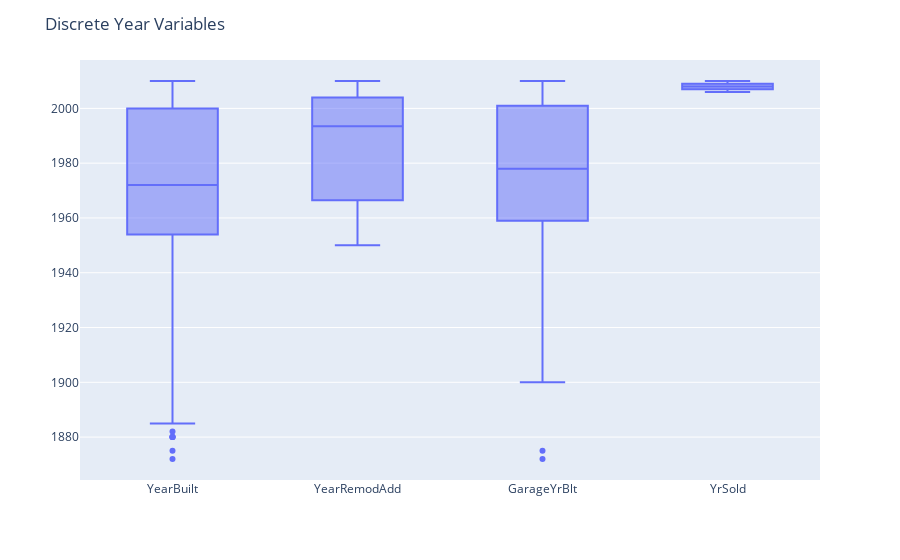

Source (notebook cell):
### Code cell
disc_yrs_plt = house[['YearBuilt', 'YearRemodAdd', 'GarageYrBlt', 'YrSold']]
fig5 = px.box(pd.melt(disc_yrs_plt), x="variable", y="value")
fig5.update_layout(
    title='Discrete Year Variables',
    xaxis_title='',
    yaxis_title=''
)
# First two look sensible, GarageYrBlt probably correlates far too much with YearBuilt
# YrSold discussed already

### Figure 1 — Plotly figure (JSON) as saved in the notebook; plotly's stock layout.template omitted (floating-point values rounded to 4 significant figures; data arrays with more than 128 entries replaced by an {"elided": "..."} marker saying what was removed)
{"data": [{"alignmentgroup": "True", "hovertemplate": "variable=%{x}<br>value=%{y}<extra></extra>", "legendgroup": "", "marker": {"color": "#636efa"}, "name": "", "notched": false, "offsetgroup": "", "orientation": "v", "showlegend": false, "type": "box", "x": {"elided": "5824 str values"}, "x0": " ", "xaxis": "x", "y": {"elided": "5824 int values"}, "y0": " ", "yaxis": "y"}], "layout": {"boxmode": "group", "legend": {"tracegroupgap": 0}, "margin": {"t": 60}, "title": {"text": "Discrete Year Variables"}, "xaxis": {"anchor": "y", "domain": [0, 1], "title": {"text": ""}}, "yaxis": {"anchor": "x", "domain": [0, 1], "title": {"text": ""}}}}
